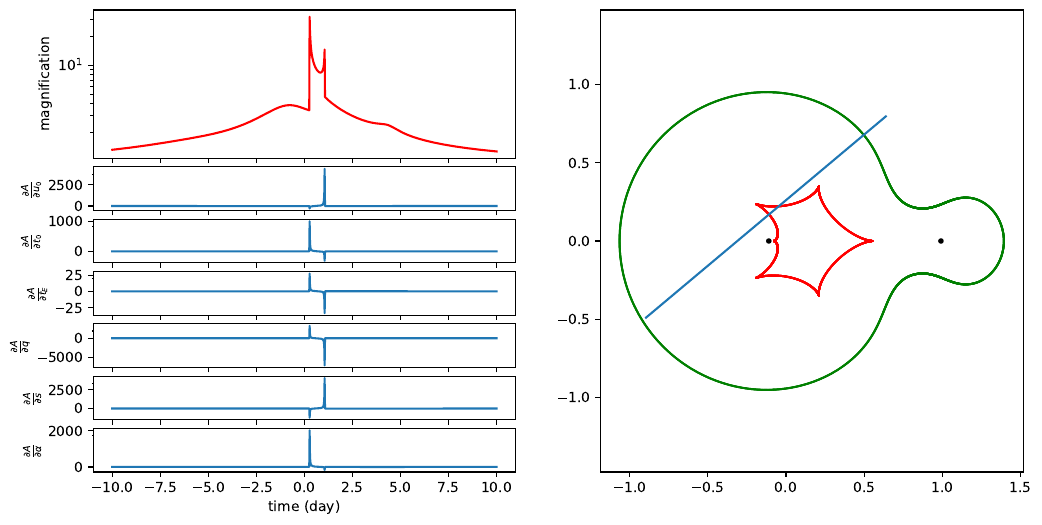

The script that saved this image:
import jax
import jax.numpy as jnp
from jax.test_util import check_grads
import matplotlib.pyplot as plt
from jax import jit, vmap, grad, jacfwd
from microjax.point_source import critical_and_caustic_curves
from microjax.point_source import mag_point_source
import MulensModel as mm
jax.config.update("jax_enable_x64", True)
import matplotlib.pyplot as plt

s  = 1.1  # separation between the two lenses in units of total ang. Einstein radii
q  = 0.1  # mass ratio: mass of the lens on the right divided by mass of the lens on the left
q3 = 1e-2
r3 = 0.3+1.2j 
psi = jnp.arctan2(r3.imag, r3.real)

alpha = jnp.deg2rad(40) # angle between lens axis and source trajectory
tE = 10 # einstein radius crossing time
t0 = 0.0 # time of peak magnification
u0 = 0.2 # impact parameter
t  =  t0 + jnp.linspace(-tE, tE, 1000)

# Position of the center of the source with respect to the center of mass.
tau = (t - t0)/tE
y1 = -u0*jnp.sin(alpha) + tau*jnp.cos(alpha)
y2 = u0*jnp.cos(alpha) + tau*jnp.sin(alpha)

w = jnp.array(y1 + 1j * y2, dtype=complex)

import time
_params = {"q": q, "s": s}
mag_point_source(w, nlenses=2, **_params) 
print("mag start")
start = time.time()
mag_binary = mag_point_source(w, nlenses=2, **_params) 
mag_binary.block_until_ready()
end = time.time()
print("mag finish: ", end-start, "sec")
#mag_binary = mag_point_source_binary(w, s=s, q=q) 
crit_bin, cau_bin = critical_and_caustic_curves(npts=1000, nlenses=2, **_params)
#crit_bin, cau_bin = critical_and_caustic_curves_binary(npts=1000,)

def get_mag_binary(params):
    u0, t0, tE, q, s, alpha = params
    tau = (t - t0)/tE
    y1 = -u0*jnp.sin(alpha) + tau*jnp.cos(alpha)
    y2 = u0*jnp.cos(alpha) + tau*jnp.sin(alpha)
    w_points = jnp.array(y1 + 1j * y2, dtype=complex)
    _params = {"q": q, "s": s} 
    return w_points, mag_point_source(w_points, nlenses=2, **_params) 
    #return w_points, mag_point_source_binary(w_points, s=s, q=q) 

from jax import jacrev
params_binary = jnp.array([u0, t0, tE, q, s, alpha])
mag_jac_bin = jit(jacrev(lambda params: get_mag_binary(params)[1]))
#mag_jac_bin = jit(jacfwd(lambda params: get_mag_binary(params)[1]))
_ = mag_jac_bin(params_binary)
print("jac start")
start = time.time()
jac_eval_bin = mag_jac_bin(params_binary)
jac_eval_bin.block_until_ready()
end = time.time()
print("jac finish:", end-start, "sec")

mosaic="""
AG
AG
AG
BG
CG
DG
EG
FG
HG
"""
labels = [
    r'$A(t)$',
    r'$\frac{\partial A}{\partial u_0}$', r'$\frac{\partial A}{\partial t_0}$',r'$\frac{\partial A}{\partial t_E}$',
    r'$\frac{\partial A}{\partial q}$', r'$\frac{\partial A}{\partial s}$', r'$\frac{\partial A}{\partial \alpha}$'
]
fig,ax = plt.subplot_mosaic(mosaic=mosaic,figsize=(12,6))
ax["A"].plot(t, mag_binary,c="red",label="binary-lens")
ax["H"].set_xlabel("time (day)")
ax["A"].set_ylabel("magnification")
ax["A"].set_yscale("log")
lists=["B","C","D","E","F","H"]
for i, l in enumerate(lists):
    ax[l].plot(t,jac_eval_bin[:,i])
    ax[l].set_ylabel(labels[i+1])
ax["G"].scatter(cau_bin.ravel().real, cau_bin.ravel().imag,   marker=".", color="red", s=1)
ax["G"].scatter(crit_bin.ravel().real, crit_bin.ravel().imag, marker=".", color="green", s=1)
ax["G"].plot(w.real, w.imag,)
ax["G"].plot(-q*s, 0 ,".",c="k")
ax["G"].plot((1.0-q)*s, 0 ,".",c="k")
ax["G"].axis("equal")
plt.savefig("tests/integrate/point_source/test_mag_point_source_binary.pdf",bbox_inches="tight")
#plt.show()
plt.close()
